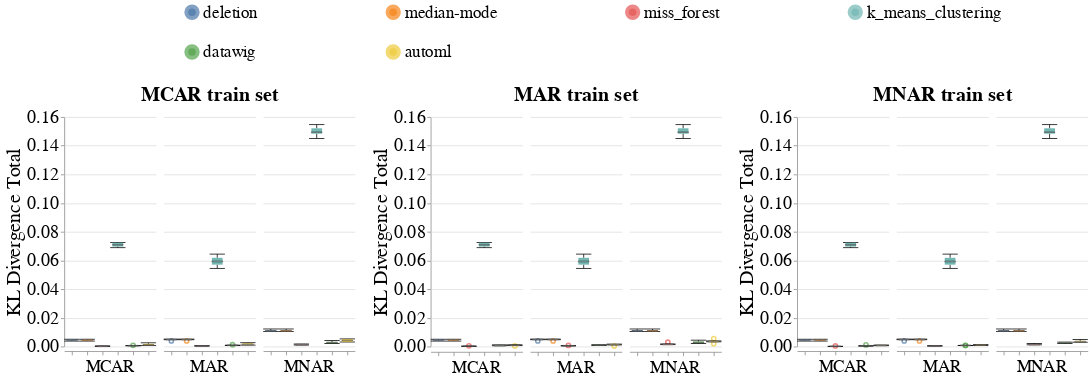

Notebook code cell kept with this figure:
### Code cell
# Categorical
create_box_plots_for_diff_imputers(dataset_name=DATASET_NAME,
                                   column_name='tier',
                                   metric_name='kl_divergence_total',
                                   db_client=db_client,
                                   without_dummy=True)
